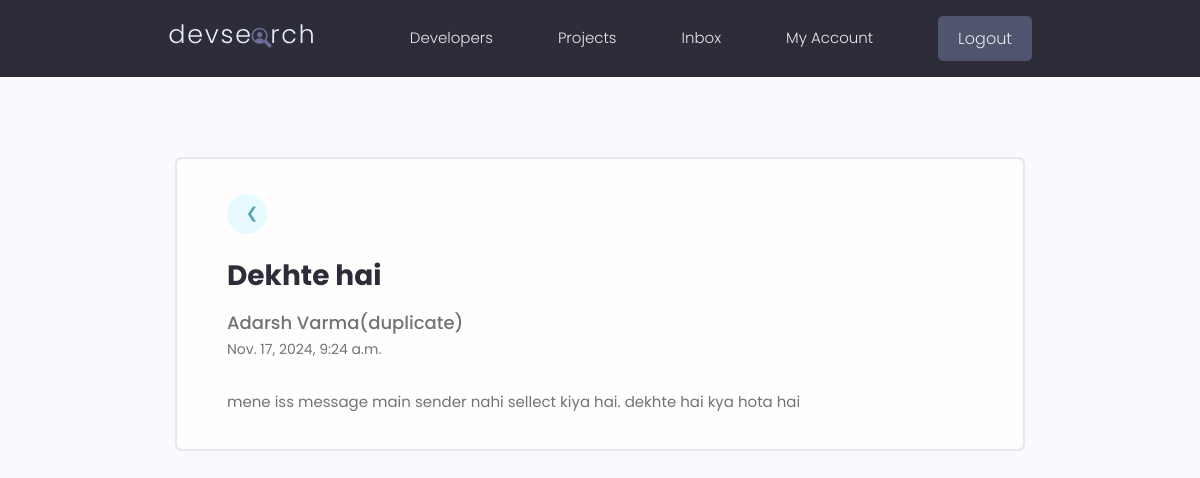
The page /message/856850ce-3af4-4a15-a142-978b9cc79d04/ (signed in) on the database its author committed.
### users/models.py (models this page shows, shortened)
class Message(models.Model):
    sender = models.ForeignKey(Profile, related_name='sent_messages', on_delete=models.SET_NULL, null=True, blank=True)
    recipient = models.ForeignKey(Profile, related_name='received_messages', on_delete=models.SET_NULL, null=True, blank=True)
    name = models.CharField(max_length=200, null=True, blank=True)
    email = models.EmailField(max_length=200, null=True, blank=True)
    subject = models.CharField(max_length=200, null=True, blank=True)
    body = models.TextField()
    created = models.DateTimeField(auto_now_add=True)
    id = models.UUIDField(default=uuid.uuid4, unique=True, primary_key=True, editable=False)
    is_read = models.BooleanField(default=False, null=True)
    class Meta:
        ordering = ['is_read', '-created']

### users/views.py (the view)
# urls.py: path('message/<str:pk>/', viewMessage, name='message'),
@login_required(login_url='login')
def viewMessage(request, pk):
    profile = request.user.profile
    message = profile.received_messages.get(id=pk)
    if message.is_read == False:
        message.is_read = True
        message.save()
    context = {'message':message}
    return render(request, 'users/message.html', context)

### users/templates/users/message.html (shortened to what this page needs)
{% extends "main.html" %}
{% block content %}
<main class="messagePage my-xl">
  <div class="content-box">
    <div class="message">
      <a class="backButton" href="{% url 'inbox' %}">&#10094;</a>
      <h2 class="message__subject">{{message.subject}}</h4>
        {% if message.sender %}
        <a href="{% url 'user-profile' message.sender.id %}" class="message__author">{{ message.name }}</a>
        {% else %}
        <span class="message__author">{{ message.name }}</span>
        {% endif %}
        <p class="message__date">{{message.created}}</p>
        <div class="message__body">{{message.body|linebreaksbr}}</div>
    </div>
  </div>
</main>
{% endblock content %}

### static/styles/app.css (style rules this page uses)
:root { --color-sub: #2d2d39; }
.content-box { width: 95%; max-width: 85rem; margin: 0 auto; }
.message { padding: 2.5rem 0; }
.message > a { display: flex; gap: 1rem; }
.message__author, .message__date { flex-basis: 25%; }
.message__subject { flex-basis: 50%; }
.message__date { text-align: right; }
.messagePage .message { list-style: none; background: var(--color-white); padding: 3.5rem 5rem; border: 2px solid var(--color-light); border-radius: 0.7rem; }
.messagePage .message__subject { font-size: 2.8rem; color: var(--color-sub); margin-bottom: 1rem; margin-top: 2rem; }
.messagePage .message__author { font-size: 1.8rem; font-weight: 500; }
.messagePage .message__date { font-size: 1.4rem; font-weight: 400; text-align: left; margin-bottom: 3rem; }
.backButton { background: var(--color-main-light); color: var(--color-main); width: 4rem; height: 4rem; display: flex; align-items: center; justify-content: center; border-radius: 50%; }

### static/uikit/styles/modules/_variables.css (style rules this page uses)
:root { --color-main: #5aa5b9; --color-main-light: #e6faff; --color-sub: #3f4156; --color-sub-light: #51546e; --color-sub-lighter: #ededfd; --color-text: #737373; --color-gray: #8b8b8b; --color-light: #e5e7eb; --color-light-gray: #767676; --color-bg: #f8fafd; --color-white: #fffefd; --color-white-light: #f3f3f3; --color-success: #359e64; --color-success-bg: #def8e8; --color-error: #fc4b0b; --color-error-bg: #fff2ee; --font-base: 'Poppins', arial, helvetica, 'Segoe UI', roboto, ubuntu, sans-serif; --font-monospace: 'Fira Code', 'Courier New', courier, monospace; --font-regular: 300; --font-medium: 500; --font-bold: 700; --generic-shadow: 1px 1px 5px #00000010; --generic-transition: all 0.3s ease-in-out; }

### static/uikit/styles/modules/_base.css (style rules this page uses)
* { margin: 0; padding: 0; box-sizing: border-box; text-rendering: optimizeLegibility; color: inherit; font-size: inherit; }
html { font-size: 50%; }
@media only screen and (min-width: 480px) { html { font-size: 56.25%; } }
@media only screen and (min-width: 1200px) { html { font-size: 62.5%; } }
body { line-height: 1.6; font-weight: 400; font-size: 1.5rem; color: var(--color-text); background-color: var(--color-bg); min-height: 100vh; }

### static/uikit/styles/modules/_typography.css (style rules this page uses)
* { font-family: var(--font-base); }
h2 { font-size: 3.6rem; font-weight: var(--font-bold); }
p, span, strong { font-size: 1.6rem; color: var(--color-text); font-weight: var(--font-regular); }
a { padding-bottom: 2px; text-decoration: none; display: inline-block; color: var(--color-main); font-weight: var(--font-medium); }

### static/uikit/styles/modules/_utilities.css (style rules this page uses)
.my-xl { margin: 8rem auto; }

### rows shown on the page
Message: subject "Dekhte hai", name "Adarsh Varma(duplicate)", created "Nov. 17, 2024, 9:24 a.m.", body "mene iss message main sender nahi sellect kiya hai. dekhte hai kya hota hai"
